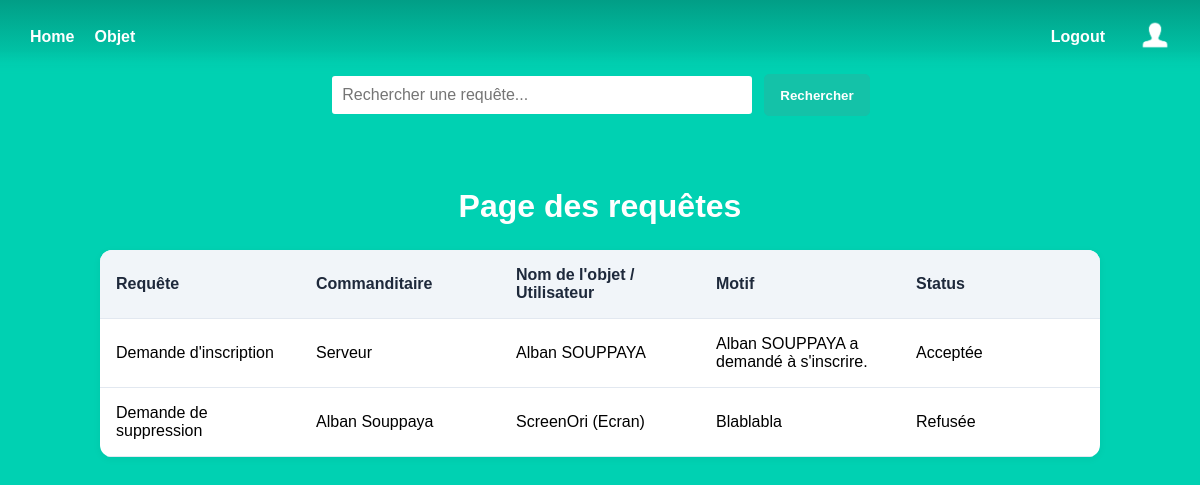
The app's page /request_admin (signed in), older data.
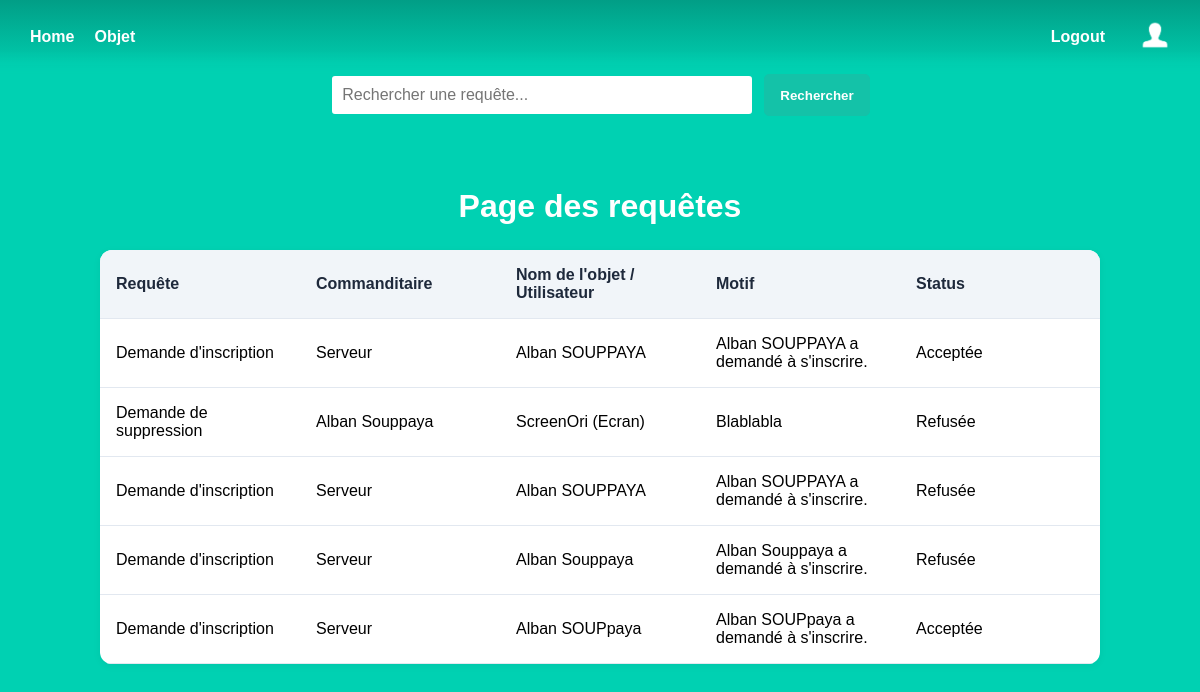
The same page, newer data.
### models.py (models this page shows)
class Request(db.Model):
    id = db.Column(db.Integer, primary_key=True)
    title = db.Column(db.String)
    description = db.Column(db.Text)
    status = db.Column(db.String)
    object_name = db.Column(db.String)
    object_type = db.Column(db.String)
    user_lastname = db.Column(db.String)
    user_firstname = db.Column(db.String)

### admin.py (the view)
@admin.route('/request_admin')
def request_admin_list():
    requests = Request.query.all()
    return render_template('admin_request.html', requests=requests)

### templates/admin_request.html
{% extends 'base.html' %}
{% block content %}
<div class="search-container">
    <input type="text" class="search-input search-obj" placeholder="Rechercher une requête...">
    <button class="search-button">Rechercher</button>
</div>
<h1 class="title">
    Page  des requêtes
</h1>
<div class="resquest-container">
    <div class="">
        <table>
            <tr>
                <th>Requête</th>
                <th>Commanditaire</th>
                <th>Nom de l'objet / Utilisateur</th>
                <th>Motif</th>
                <th>Status</th>
            </tr>
        {% for rqs in requests %}
        {% if rqs.title == "Demande de suppression" %}
            <tr>
                <td>{{rqs.title}}</td>
                <td>{{rqs.user_firstname}} {{rqs.user_lastname}}</td>
                <td>{{rqs.object_name}} ({{rqs.object_type}})</td>
                <td>{{rqs.description}}</td>
                {% if rqs.status == "En attente" %}
                <td>
                    <form action="{{ url_for('admin.request_accept', request_id=rqs.id) }}" method="post">
                        <button type="submit" class="accept-btn">Accepter</button>
                    </form>
                    <form action="{{ url_for('admin.request_refuse', request_id=rqs.id) }}" method="post">
                        <button type="submit" class="refuse-btn">Refuser</button>
                    </form>
                </td>
                {% else %}
                    <td>{{rqs.status}}</td>
                {% endif %}
            </tr>
        {% elif rqs.title == "Demande d'inscription" %}
            <tr>
                <td>{{rqs.title}}</td>
                <td>Serveur</td>
                <td>{{rqs.user_firstname}} {{rqs.user_lastname}}</td>
                <td>{{rqs.description}}</td>
                {% if rqs.status == "En attente" %}
                <td>
                    <form action="{{ url_for('admin.request_accept', request_id=rqs.id) }}" method="post">
                        <button type="submit" class="">Accepter</button>
                    </form>
                    <form action="{{ url_for('admin.request_refuse', request_id=rqs.id) }}" method="post">
                        <button type="submit" class="">Refuser</button>
                    </form>
                </td>
                {% else %}
                    <td>{{rqs.status}}</td>
                {% endif %}
            </tr>
        {% endif %}
        {% endfor %}
        </table>
    </div>
</div>
{% endblock %}

### templates/base.html (shortened to what this page needs)
<!DOCTYPE html>
<html lang="fr">
<head>
    <link rel="stylesheet" href="{{ url_for('static', filename='styles/base2.css') }}" />
</head>
<body>
    <section class="hero is-primary is-fullheight">
        <div class="hero-head">
            <nav class="navbar">
                <div class="container">
                    <div class="navbar-start">
                        <a href="{{ url_for('main.index') }}" class="navbar-item">Home</a>
                        {% if current_user.is_authenticated %}
                            <a href="{{ url_for('manage_object.list_objects') }}" class="navbar-item">Objet</a>
                        {% endif %}
                    </div>
                    <div class="navbar-end">
                        {% if current_user.is_authenticated %}
                        <a href="{{ url_for('auth.logout') }}" class="navbar-item">Logout</a>
                            <a href="{{ url_for('main.profile') }}" class="navbar-item">
                                <img src="{{ url_for('static', filename='profile-icon-white-6-1.png') }}" alt="Profil"  width="30" height="30">
                            </a>
                        {% else %}
                            <a href="{{ url_for('auth.login') }}" class="navbar-item">Login</a>
                            <a href="{{ url_for('auth.signup') }}" class="navbar-item">Sign Up</a>
                        {% endif %}
                    </div>
                </div>
            </nav>
        </div>
        <div class="hero-body">
                {% block content %}
                {% endblock %}
        </div>
    </section>
</body>
</html>

### static/styles/base2.css (style rules this page uses)
html, body { height: 100%; margin: 0; padding: 0; font-family: 'Arial', sans-serif; background-color: #00d1b2; color: rgb(0, 0, 0); text-align: center; }
.navbar { display: flex; justify-content: space-between; align-items: center; background: linear-gradient(to bottom, #019e86, #00d1b2); padding: 10px 20px; color: white; -webkit-mask-image: linear-gradient(to bottom, rgba(0, 0, 0, 1) 70%, rgba(0, 0, 0, 0)); mask-image: linear-gradient(to bottom, rgba(0, 0, 0, 1) 70%, rgba(0, 0, 0, 0)); height: 10%; }
.navbar .container { display: flex; width: 100%; justify-content: space-between; align-items: center; }
.navbar-start { display: flex; align-items: center; }
.navbar-end { display: flex; align-items: center; gap: 15px; }
.navbar-item { color: white !important; font-weight: bold; text-decoration: none; padding: 10px; }
.hero-body { display: flex; flex-direction: column; justify-content: center; align-items: center; height: calc(100vh - 56px); width: 100%; box-sizing: border-box; height: 90%; }
.title { color: white; padding-top: 25px; font-size: 2rem; font-weight: 600; line-height: 1.125 }
.search-container { display: flex; justify-content: center; margin-bottom: 20px; }
.search-input { width: 400px; max-width: 100%; padding: 10px; border: 2px solid #00d1b2; border-radius: 5px; font-size: 16px; }
.search-button { background-color: #14c2a8; border: 1px solid #14c2a8; color: white; font-weight: bold; padding: 10px 15px; border-radius: 5px; margin-left: 10px; cursor: pointer; transition: background 0.3s; }
.resquest-container table { table-layout: fixed; width: 100%; border-collapse: collapse; margin: 0 auto; max-width: 1000px; background-color: white; border-radius: 12px; overflow: hidden; box-shadow: 0 2px 8px rgba(0, 0, 0, 0.05); }
.resquest-container th, td { text-align: left; padding: 1rem; border-bottom: 1px solid #e2e8f0; }
.resquest-container th { background-color: #f1f5f9; color: #1e293b; font-weight: 600; }

Row changes from the older to the newer data that the page shows:
added Request: title "Demande d'inscription", user_firstname "Alban", user_lastname "SOUPPAYA", description "Alban SOUPPAYA a demandé à s'inscrire.", status "Refusée"
added Request: title "Demande d'inscription", user_firstname "Alban", user_lastname "Souppaya", description "Alban Souppaya a demandé à s'inscrire.", status "Refusée"
added Request: title "Demande d'inscription", user_firstname "Alban", user_lastname "SOUPpaya", description "Alban SOUPpaya a demandé à s'inscrire.", status "Acceptée"
